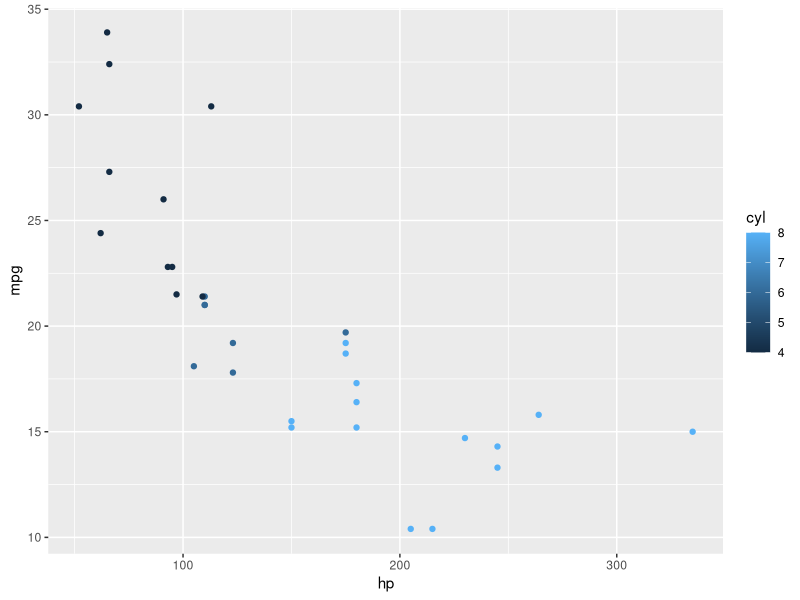

R code for this plot:
## ---- chunk 1
#| message=FALSE

library(dplyr)
library(ggplot2)

dt <- as_tibble(mtcars)
glimpse(dt)

ggplot(dt, aes(x = hp, y = mpg, color = cyl)) +
  geom_point()
